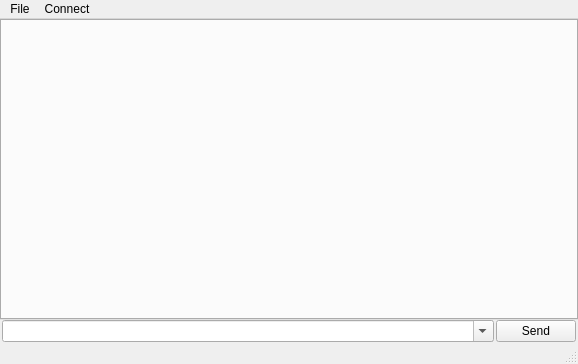
<?xml version="1.0" encoding="UTF-8"?>
<ui version="4.0">
 <class>MainWindow</class>
 <widget class="QMainWindow" name="MainWindow">
  <property name="geometry">
   <rect>
    <x>0</x>
    <y>0</y>
    <width>578</width>
    <height>364</height>
   </rect>
  </property>
  <property name="sizePolicy">
   <sizepolicy hsizetype="Preferred" vsizetype="Preferred">
    <horstretch>0</horstretch>
    <verstretch>0</verstretch>
   </sizepolicy>
  </property>
  <property name="windowTitle">
   <string>RegExp Terminal v0.4.1b</string>
  </property>
  <property name="layoutDirection">
   <enum>Qt::LeftToRight</enum>
  </property>
  <property name="iconSize">
   <size>
    <width>16</width>
    <height>16</height>
   </size>
  </property>
  <widget class="QWidget" name="centralwidget">
   <property name="sizePolicy">
    <sizepolicy hsizetype="Preferred" vsizetype="Preferred">
     <horstretch>0</horstretch>
     <verstretch>0</verstretch>
    </sizepolicy>
   </property>
   <layout class="QGridLayout" name="gridLayout">
    <property name="leftMargin">
     <number>0</number>
    </property>
    <property name="topMargin">
     <number>0</number>
    </property>
    <property name="rightMargin">
     <number>0</number>
    </property>
    <property name="bottomMargin">
     <number>0</number>
    </property>
    <property name="spacing">
     <number>0</number>
    </property>
    <item row="0" column="1">
     <layout class="QVBoxLayout" name="verticalLayout">
      <property name="spacing">
       <number>0</number>
      </property>
      <item>
       <widget class="QTabWidget" name="tabWidget">
        <property name="sizePolicy">
         <sizepolicy hsizetype="Expanding" vsizetype="Expanding">
          <horstretch>0</horstretch>
          <verstretch>0</verstretch>
         </sizepolicy>
        </property>
        <property name="usesScrollButtons">
         <bool>true</bool>
        </property>
        <property name="documentMode">
         <bool>false</bool>
        </property>
        <property name="tabsClosable">
         <bool>true</bool>
        </property>
        <property name="movable">
         <bool>true</bool>
        </property>
        <property name="tabBarAutoHide">
         <bool>false</bool>
        </property>
       </widget>
      </item>
      <item>
       <layout class="QHBoxLayout" name="horizontalLayout">
        <property name="spacing">
         <number>2</number>
        </property>
        <property name="leftMargin">
         <number>2</number>
        </property>
        <property name="rightMargin">
         <number>2</number>
        </property>
        <item>
         <widget class="QComboBox" name="cbCmdLine">
          <property name="enabled">
           <bool>true</bool>
          </property>
          <property name="sizePolicy">
           <sizepolicy hsizetype="Expanding" vsizetype="Fixed">
            <horstretch>0</horstretch>
            <verstretch>0</verstretch>
           </sizepolicy>
          </property>
          <property name="autoFillBackground">
           <bool>false</bool>
          </property>
          <property name="editable">
           <bool>true</bool>
          </property>
          <property name="duplicatesEnabled">
           <bool>false</bool>
          </property>
          <property name="frame">
           <bool>true</bool>
          </property>
         </widget>
        </item>
        <item>
         <widget class="QPushButton" name="btSend">
          <property name="sizePolicy">
           <sizepolicy hsizetype="Minimum" vsizetype="Minimum">
            <horstretch>0</horstretch>
            <verstretch>0</verstretch>
           </sizepolicy>
          </property>
          <property name="text">
           <string>Send</string>
          </property>
         </widget>
        </item>
       </layout>
      </item>
     </layout>
    </item>
   </layout>
  </widget>
  <widget class="QStatusBar" name="statusBar"/>
  <widget class="QMenuBar" name="menuBar">
   <property name="geometry">
    <rect>
     <x>0</x>
     <y>0</y>
     <width>578</width>
     <height>20</height>
    </rect>
   </property>
   <widget class="QMenu" name="menuFile">
    <property name="title">
     <string>File</string>
    </property>
    <addaction name="actionSettings"/>
    <addaction name="actionAbout"/>
   </widget>
   <widget class="QMenu" name="menuAbout">
    <property name="title">
     <string>Connect</string>
    </property>
   </widget>
   <addaction name="menuFile"/>
   <addaction name="menuAbout"/>
  </widget>
  <action name="actionSettings">
   <property name="text">
    <string>Settings</string>
   </property>
  </action>
  <action name="actionAbout">
   <property name="text">
    <string>About</string>
   </property>
  </action>
 </widget>
 <resources/>
 <connections/>
</ui>
